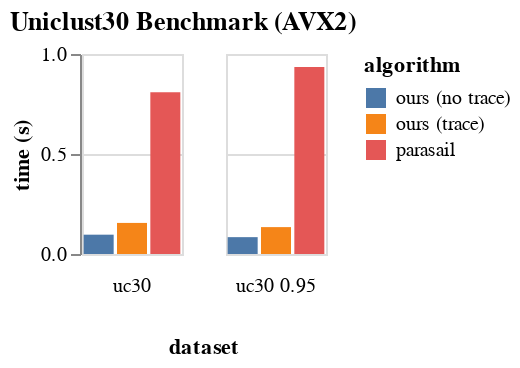

Notebook code cell kept with this figure:
### Code cell
c = alt.Chart(data, title = "Uniclust30 Benchmark (AVX2)").mark_bar().encode(
    x = alt.X("algorithm", axis = None),
    y = alt.Y("time", axis = alt.Axis(title = "time (s)")),
    column = alt.Column("dataset", header = alt.Header(orient = "bottom")),
    color = "algorithm"
).transform_filter(
    (datum.size == "32-256") | (datum.algorithm == "parasail")
).properties(
    width = 50,
    height = 100
)
save(c, "uniclust30_bench.pdf")
c

### Figure 1 — Vega-Lite specification as saved in the notebook (floating-point values rounded to 4 significant figures)
{"config": {"view": {"continuousWidth": 400, "continuousHeight": 300}}, "data": {"name": "data-b827d03e16584983ad07516d23d21544"}, "mark": "bar", "encoding": {"color": {"type": "nominal", "field": "algorithm"}, "column": {"type": "nominal", "field": "dataset", "header": {"orient": "bottom"}}, "x": {"type": "nominal", "axis": null, "field": "algorithm"}, "y": {"type": "quantitative", "axis": {"title": "time (s)"}, "field": "time"}}, "height": 100, "title": "Uniclust30 Benchmark (AVX2)", "transform": [{"filter": "((datum.size === '32-256') || (datum.algorithm === 'parasail'))"}], "width": 50, "$schema": "https://vega.github.io/schema/vega-lite/v4.8.1.json", "datasets": {"data-b827d03e16584983ad07516d23d21544": [{"algorithm": "ours (no trace)", "dataset": "uc30", "size": "32-32", "time": 0.05378}, {"algorithm": "ours (no trace)", "dataset": "uc30 0.95", "size": "32-32", "time": 0.05845}, {"algorithm": "ours (no trace)", "dataset": "uc30", "size": "32-256", "time": 0.09662}, {"algorithm": "ours (no trace)", "dataset": "uc30 0.95", "size": "32-256", "time": 0.08427}, {"algorithm": "ours (no trace)", "dataset": "uc30", "size": "512-512", "time": 0.308}, {"algorithm": "ours (no trace)", "dataset": "uc30 0.95", "size": "512-512", "time": 0.3394}, {"algorithm": "ours (trace)", "dataset": "uc30", "size": "32-256", "time": 0.1554}, {"algorithm": "ours (trace)", "dataset": "uc30 0.95", "size": "32-256", "time": 0.1344}, {"algorithm": "parasail", "dataset": "uc30", "size": "full", "time": 0.8088}, {"algorithm": "parasail", "dataset": "uc30 0.95", "size": "full", "time": 0.9345}]}}
